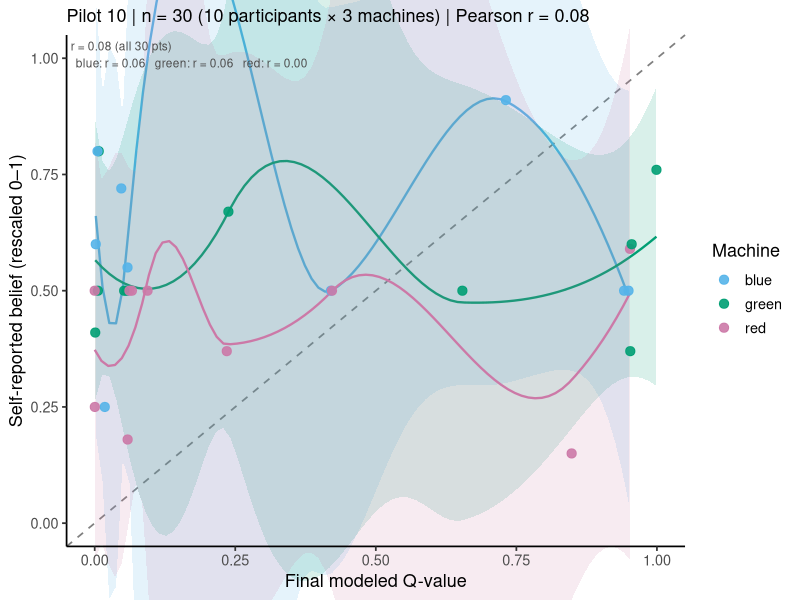

The R source for this figure:
rm(list = ls())

#### SETUP ####
library(ggplot2)
library(dplyr)
library(tidyr)
library(readr)

combined <- read_csv("bayesian_draws/rl_qvalues.csv", show_col_types = FALSE)

# Reshape to one row per participant × machine
df_long <- combined |>
  pivot_longer(
    cols = c(Q_blue, Q_green, Q_red, belief_blue, belief_green, belief_red),
    names_to  = c(".value", "machine"),
    names_pattern = "(.+)_(blue|green|red)"
  ) |>
  rename(Q = Q, belief = belief) |>
  mutate(
    machine   = factor(machine, levels = c("blue", "green", "red")),
    belief_01 = belief / 100
  )

# Pearson r
r_all <- cor(df_long$Q, df_long$belief_01, use = "complete.obs")

r_machine <- df_long |>
  group_by(machine) |>
  summarise(r = cor(Q, belief_01, use = "complete.obs"), .groups = "drop")

r_label <- sprintf(
  "r = %.2f (all 30 pts)\nblue: r = %.2f   green: r = %.2f   red: r = %.2f",
  r_all,
  r_machine$r[r_machine$machine == "blue"],
  r_machine$r[r_machine$machine == "green"],
  r_machine$r[r_machine$machine == "red"]
)

machine_cols <- c(blue = "#56B4E9", green = "#009E73", red = "#CC79A7")

ggplot(df_long, aes(x = Q, y = belief_01, color = machine, fill = machine)) +
  geom_abline(slope = 1, intercept = 0, linetype = "dashed",
              color = "gray50", linewidth = 0.6) +
  geom_smooth(method = "loess", se = TRUE, linewidth = 0.8, alpha = 0.15,
              show.legend = FALSE) +
  geom_point(size = 2.8, alpha = 0.9) +
  scale_color_manual(values = machine_cols, name = "Machine") +
  scale_fill_manual(values  = machine_cols, guide = "none") +
  annotate("text", x = -Inf, y = Inf,
    label = r_label, hjust = -0.04, vjust = 1.25, size = 3, color = "gray30") +
  labs(
    x        = "Final modeled Q-value",
    y        = "Self-reported belief (rescaled 0–1)",
    subtitle = sprintf("Pilot 10 | n = 30 (10 participants × 3 machines) | Pearson r = %.2f", r_all)
  ) +
  coord_cartesian(xlim = c(0, 1), ylim = c(0, 1), clip = "off") +
  theme_classic(base_size = 13) +
  theme(legend.position = "right")

dir.create("figures", showWarnings = FALSE)
ggsave("figures/belief_vs_qvalue.png", width = 7, height = 6, dpi = 150, bg = "white")
message("Saved: figures/belief_vs_qvalue.png")
